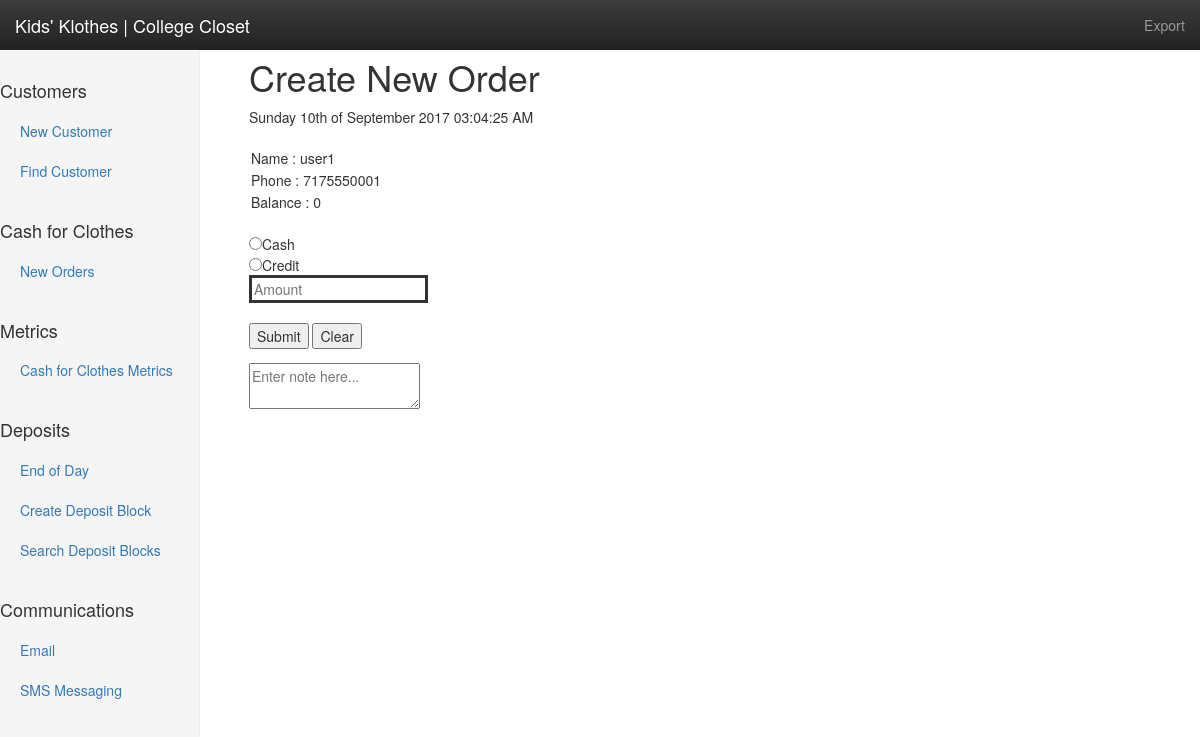
Page /new_order.php?id=1 on the committed database.
### tables this page shows
CREATE TABLE IF NOT EXISTS `customers` (
`customer_id` int(11) NOT NULL,
  `name` varchar(255) DEFAULT NULL,
  `email` varchar(255) DEFAULT NULL,
  `phone` varchar(15) DEFAULT NULL,
  `balance` int(11) DEFAULT NULL,
  `note` varchar(255) DEFAULT NULL,
  `address` varchar(255) NOT NULL,
  `city` varchar(255) NOT NULL,
  `state` varchar(2) NOT NULL,
  `zip` varchar(5) NOT NULL,
  `license` varchar(8) NOT NULL
);

### new_order.php (the view, shortened to what this page needs)
<?php include 'includes/dbconnect.php'; ?>
<html>
	<head>
		<link rel="stylesheet" href="https://maxcdn.bootstrapcdn.com/bootstrap/3.3.6/css/bootstrap.min.css">
		<link rel="stylesheet" href="https://maxcdn.bootstrapcdn.com/bootstrap/3.3.6/css/bootstrap-theme.min.css">
		<link rel="stylesheet" href="css/new_order.css">
	</head>
	<body>
	<?php
			if(!empty($_GET["id"]) AND isset($_GET["id"])){
				$given_id = $_GET['id'];
				$sql = "SELECT * FROM customers WHERE customer_id=".$given_id;
				$result = mysqli_query($conn, $sql);
				$row = mysqli_fetch_assoc($result);
				do{
					$id = $row["customer_id"];
					$name = $row["name"];
					$phone = $row["phone"];
					$balance = $row["balance"];
				} while ($row = mysqli_fetch_assoc($result));
			}
		?>
	<body>
		<nav class="navbar navbar-inverse navbar-fixed-top">
			<div class="container-fluid">
				<div class="navbar-header">
					<a class="navbar-brand" href="index.php">Kids' Klothes | College Closet</a>
				</div>
				<div id="navbar" class="navbar-collapse collapse">
					<ul class="nav navbar-nav navbar-right">
						<li><a href="php/export_cust.php">Export</a></li>
					</ul>
				</div>
			</div>
		</nav>
		<div class="container-fluid">
			<div class="row">
				<div class="col-sm-3 col-md-2 sidebar">
					<ul class="nav nav-sidebar">
						<li><h4>Customers</h4></li>
						<li><a href="new_customer.php">New Customer</a></li>
						<li><a href="find_customer.php">Find Customer</a></li>
					</ul>
					<ul class="nav nav-sidebar">
						<li><h4>Cash for Clothes</h4></li>
						<li><a href="new_order.php">New Orders</a></li>
					</ul>
					<ul class="nav nav-sidebar">
						<li><h4>Metrics</h4></li>
						<li><a href="metrics.php">Cash for Clothes  Metrics</a></li>
					</ul>
					<ul class="nav nav-sidebar">
						<li><h4>Deposits</h4></li>
						<li><a href="endday.php">End of Day</a></li>
						<li><a href="depositblock.php">Create Deposit Block</a></li>
						<li><a href="search_deposits.php">Search Deposit Blocks</a></li>
					</ul>
					<ul class="nav nav-sidebar">
						<li><h4>Communications</h4></li>
						<li><a href="email.php">Email</a></li>
						<li><a href="text.php">SMS Messaging</a></li>
					</ul>
					</div>
				<div class="col-sm-9 col-md-10 cont">
				</div>
			</div>
			<div id="showInfo" class="cont <?php if(empty($_GET["id"])){ echo 'hide-me'; } ?>">
				<h1> Create New Order </h1>
				<form action="php/create_order.php" method="POST" id="form">
					<?php
						echo date('l jS \of F Y h:i:s A');
						echo "<br /> <br />";
					?>
					<input type="text" class="clearThis" id="name" name="name_display" value="<?php if(isset($name)){echo "Name : ".$name;} ?>" READONLY /><br/>
					<input type="text" class="clearThis" id="phone" name="phone_display" value="<?php if(isset($phone)){echo "Phone : ".$phone;} ?>" READONLY /><br/>
					<input type="text" class="clearThis" id="credit_display" name="credit_display" value="<?php if(isset($balance)){echo "Balance : ".$balance;} ?>" READONLY /><br/>
					<br/>
					<input type="radio" name="type" value="cash" required >Cash<br>
					<input type="radio" name="type" value="credit" required >Credit<br/>
					<input type="number" step='any' min='0' class="clearThis" id="amount" name="amount" placeholder="Amount" required /><br/>
					<input type="hidden" class="clearThis" id="id" name="id" value="<?php if(isset($id)){echo $id;} ?>"/><br/>
					<input type="submit" />
					<button onclick="return clearInputs()">Clear</button>
				</form>
				<textarea name="note" form="form" placeholder="Enter note here..." maxlength="255"></textarea>
			</div>
		</div>
	</body>
</html>

### css/new_order.css (style rules this page uses)
.cont { padding-left: 20%; }
body { padding-top: 3%; }
.navbar-fixed-top { border: 0; }
.sidebar { display: none; }
@media (min-width: 768px) { .sidebar { position: fixed; top: 51px; bottom: 0; left: 0; z-index: 1000; display: block; padding: 20px; overflow-x: hidden; overflow-y: auto; background-color: #f5f5f5; border-right: 1px solid #eee; } }
.nav-sidebar { margin-right: -21px; margin-bottom: 20px; margin-left: -20px; }
.nav-sidebar > li > a { padding-right: 20px; padding-left: 20px; }
input[type=text] { background: transparent; border:none; }
#amount { background: initial; border: solid; }

### rows in the picture
customers: name_display "Name : user1", phone_display "Phone : 7175550001", credit_display "Balance : 0"
